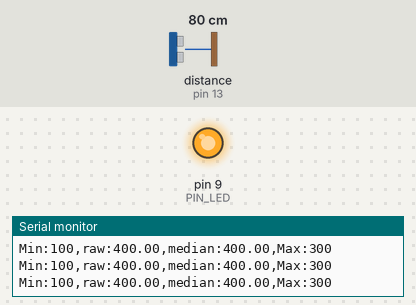
A sketch run on a simulated Arduino Uno, built with avr-gcc and run on an emulated ATmega328P. Shown: output pins drawn as LEDs (lit = HIGH), the last lines printed to the serial monitor. Wiring (inferred from the names in the program): ultrasonic range finder: trigger pin 12; echo pin 13. The inputs (shaded band) are chosen by the test bench; at power-on: distance to the obstacle (sensor on pin 13) 80 cm. The echo pulse lasts 58.3 µs per cm; pins used as bus, display or sensor lines are not drawn.

Above: at 1.2 s.
1.3 s: distance to the obstacle (sensor on pin 13) set to 18 cm
At 2.5 s:
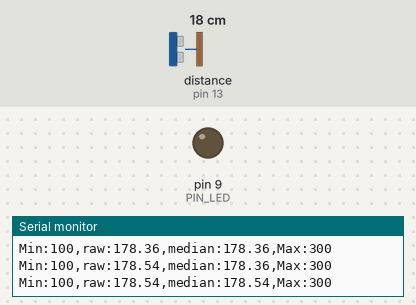
2.8 s: distance to the obstacle (sensor on pin 13) set to 12 cm
4.3 s: distance to the obstacle (sensor on pin 13) set to 9 cm
At 4.9 s:
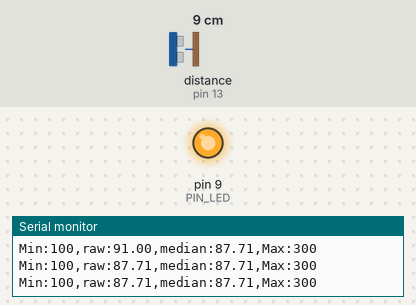
Timing chart, 0 to 7.3 s (numbered marks = the images above; inputs shaded):
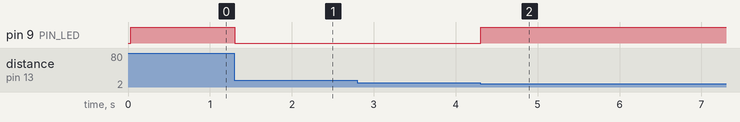

Measured:
- the behaviour switches between 11 and 10 cm on distance to the obstacle (sensor on pin 13) (found by bisection; images 1 and 2)
- after the input at 1.3 s, pin 9 (PIN_LED): HIGH → LOW at once
- after the input at 4.3 s, pin 9 (PIN_LED): LOW → HIGH at once

The sketch:

median.ino
```cpp
// Arduino pin assignment
#define PIN_LED  9 //led pin 설정해줌
#define PIN_TRIG 12 //초음파 만드는 것을 trigger 하는 pin
#define PIN_ECHO 13 // 돌아온 감지 입력 pin

// configurable parameters
#define SND_VEL 346.0     // sound velocity at 24 celsius degree (unit: m/sec)
#define INTERVAL 25       // sampling interval (unit: msec)
#define PULSE_DURATION 10 // ultra-sound Pulse Duration (unit: usec)
#define _DIST_MIN 100     // minimum distance to be measured (unit: mm)
#define _DIST_MAX 300     // maximum distance to be measured (unit: mm)

#define TIMEOUT ((INTERVAL / 2) * 1000.0) // maximum echo waiting time (unit: usec)
#define SCALE (0.001 * 0.5 * SND_VEL)     // coefficent to convert duration to distance

#define N 3 //sample N

//#define _EMA_ALPHA 0.5    // EMA weight of new sample (range: 0 to 1)
                          // Setting EMA to 1 effectively disables EMA filter.
// global variables
unsigned long last_sampling_time;   // unit: msec
//float dist_prev = _DIST_MAX;        // Distance last-measured
//float dist_ema=0;                     // EMA distance

float samples[N]; int q_head = 0;int q_count = 0;
//샘플 들어갈 실수배열, 다음샘플 넣을 위치(원형큐 head), 현재큐 샘플수 선언

void setup() {
  // initialize GPIO pins
  pinMode(PIN_LED,OUTPUT);
  pinMode(PIN_TRIG,OUTPUT);
  pinMode(PIN_ECHO,INPUT);
  digitalWrite(PIN_TRIG, LOW);
  // initialize serial port
  Serial.begin(57600);
}


void loop() {
  float dist_raw, dist_median; // raw와 meidan 담을 변수 선언.
   // wait until next sampling time.
  // millis() returns the number of milliseconds since the program started.
  // will overflow after 50 days.
  if (millis() < last_sampling_time + INTERVAL)
    return;
  // get a distance reading from the USS
  dist_raw = USS_measure(PIN_TRIG,PIN_ECHO);

  queue_push(dist_raw);            //최신 샘플 큐에 넣는 함수
  dist_median = queue_median();    //중위수 찾는 함수(큐가 전역이라 매개변수 X)


  Serial.print("Min:");   Serial.print(_DIST_MIN);
  Serial.print(",raw:"); Serial.print(min(dist_raw, _DIST_MAX + 100));
  Serial.print(",median:"); Serial.print(min(dist_median, _DIST_MAX + 100));
  Serial.print(",Max:");  Serial.print(_DIST_MAX);
  Serial.println("");


  // do something here
  if ((dist_raw < _DIST_MIN) || (dist_raw > _DIST_MAX))
    digitalWrite(PIN_LED, 1);       // LED OFF
  else
    digitalWrite(PIN_LED, 0);       // LED ON
  // update last  sampling time
  last_sampling_time += INTERVAL;
}


// 원형 큐에 새 샘플 추가 (머리가 다음으로 가도 빙글빙글 돌도록 원형 큐로 구현)
void queue_push(float value) //value에 raw 받기
{ samples[q_head] = value;
  q_head = (q_head + 1) % N;   // 인덱스가 N되면 0으로 돌아가도록
  if (q_count < N) //작으면 증가해서 다음 인덱스를 가리키도록
    q_count++;
}

// 큐에 저장된 샘플들의 중위수 반환
float queue_median()   //큐에서 중위수 찾기
{
  float sorted[N]; //복사본용
  // 원본 큐는 보존하고 복사본을 정렬 (삽입 정렬)
  // 왜냐하면 계속 새 raw값을 받아 저장하는 큐를 유지해야 하기 때문임.
  for (int i = 0; i < q_count; i++) {
    float key = samples[i];
    int j = i - 1;
    while (j >= 0 && sorted[j] > key) {
      sorted[j + 1] = sorted[j];
      j--;
    }
    sorted[j + 1] = key;
  }

  if (q_count % 2 == 1)
    return sorted[q_count / 2];  // 홀수: 가운데 값
  else
    return (sorted[q_count / 2 - 1] + sorted[q_count / 2]) / 2.0; // 짝수: 가운데 두 값의 평균
}

// get a distance reading from USS. return value is in millimeter.
float USS_measure(int TRIG, int ECHO)
{
  digitalWrite(TRIG, HIGH);
  delayMicroseconds(PULSE_DURATION);
  digitalWrite(TRIG, LOW);

  return pulseIn(ECHO, HIGH, TIMEOUT) * SCALE; // unit: mm

  // Pulse duration to distance conversion example (target distance = 17.3m)
  // - pulseIn(ECHO, HIGH, timeout) returns microseconds (음파의 왕복 시간)
  // - 편도 거리 = (pulseIn() / 1,000,000) * SND_VEL / 2 (미터 단위)
  //   mm 단위로 하려면 * 1,000이 필요 ==>  SCALE = 0.001 * 0.5 * SND_VEL
  //
  // - 예, pusseIn()이 100,000 이면 (= 0.1초, 왕복 거리 34.6m)
  //        = 100,000 micro*sec * 0.001 milli/micro * 0.5 * 346 meter/sec
  //        = 100,000 * 0.001 * 0.5 * 346
  //        = 17,300 mm  ==> 17.3m
}
```
